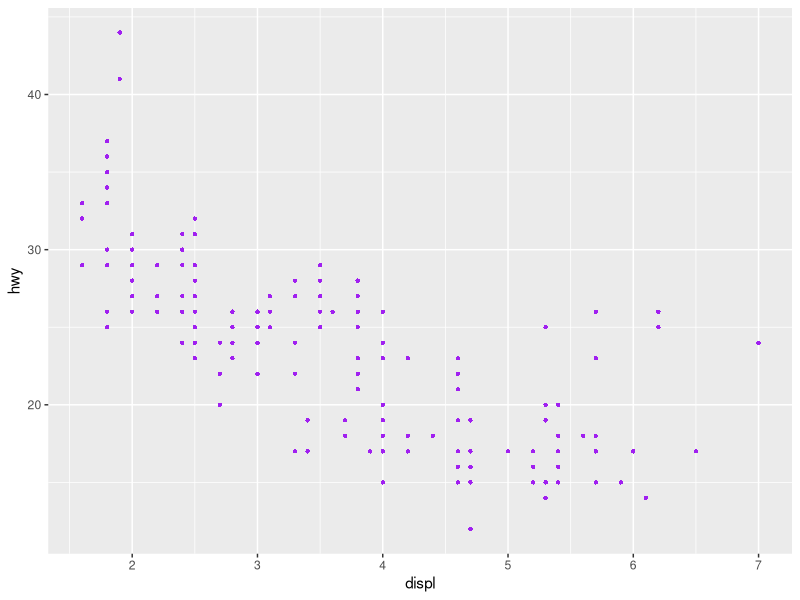
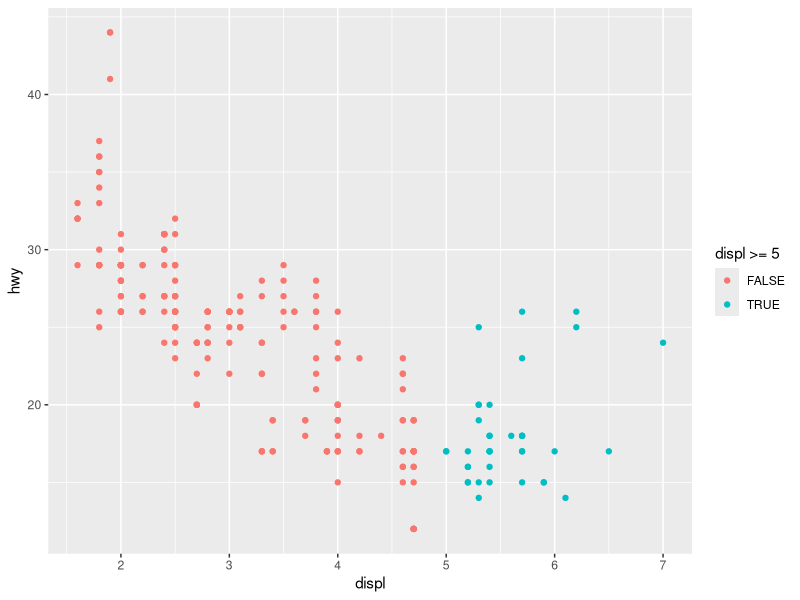
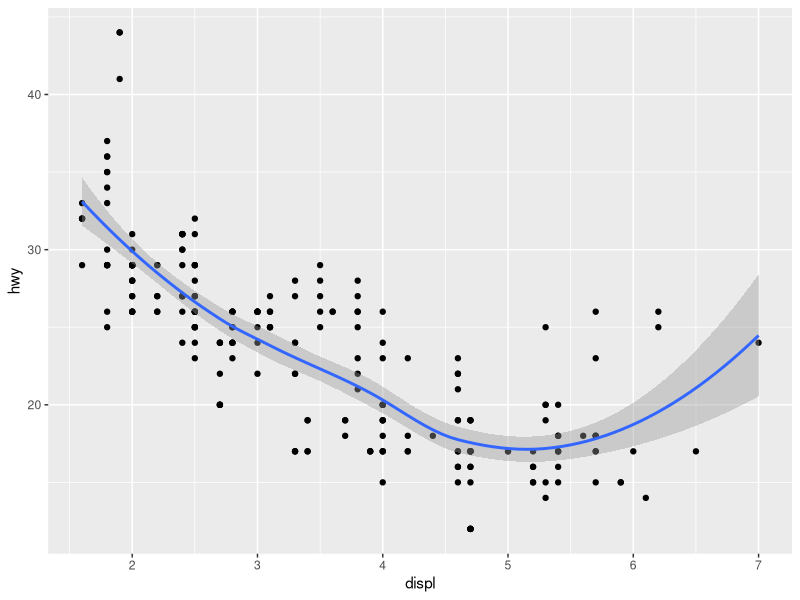

Recreate these plots in R, in order.
## ---- chunk 1
library(tidyverse)

## ---- chunk 2
library(tidyverse)
ggplot(mpg)+
  geom_point(aes(x=displ, y=hwy), color = "purple", stroke=0)

ggplot(mpg)+
  geom_point(aes(x=displ, y=hwy, color = displ >=5))

## ---- chunk 3
library(tidyverse)
ggplot(mpg, aes(x=displ, y=hwy))+
  geom_point()+
  geom_smooth()
